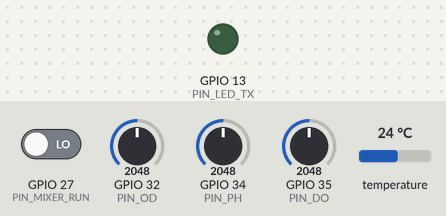
Bench run of a program on a simulated ESP32. On the bench: output pins drawn as LEDs (lit = HIGH). The inputs (shaded band) are chosen by the test bench; at power-on: GPIO 27 (PIN_MIXER_RUN) LOW, GPIO 32 (PIN_OD) = 2048, GPIO 34 (PIN_PH) = 2048, GPIO 35 (PIN_DO) = 2048, temperature 24 °C (analog values on the 0–4095 scale). WiFi joins after 1.5 s; servers stay silent unless stated; random numbers use the default seed unless the program sets one; no MQTT or app messages arrive unless stated; what the program prints to the serial monitor is not drawn.

Above: at 12.2 s.
12.3 s: GPIO 27 (PIN_MIXER_RUN) driven LOW
At 15.79 s:
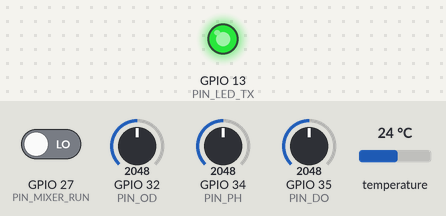
Timing chart, 0 to 27.3 s (numbered marks = the images above; inputs shaded):
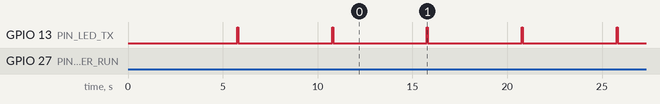

The program:

main.cpp
```cpp
/*
 * RunTimeZero — pond sensor node.
 *
 * Runs on a simulated ESP32 in Wokwi, but the firmware is real: it reads
 * analog probes, applies calibration, and publishes over MQTT exactly as a
 * deployed node would. Nothing here knows it is being simulated.
 *
 * WHY THIS MATTERS ARCHITECTURALLY
 * -------------------------------
 * The API receives pond data ONLY as MQTT messages from this node. It has no
 * path to the simulator's internal pond state. That makes the separation in
 * docs/DECISIONS.md #6 structural rather than a matter of discipline — the
 * reconciliation engine physically cannot see ground truth, because the only
 * thing that crosses the wire is a sensor reading.
 *
 * Sensor values come from potentiometers on the Wokwi canvas, so an evaluator
 * can turn a knob and watch the dashboard move. That is deliberate.
 */

#include <Arduino.h>
#include <WiFi.h>
#include <PubSubClient.h>
#include <OneWire.h>
#include <DallasTemperature.h>

// ----------------------------------------------------------------- config

// Wokwi's built-in open access point. No password, real internet.
static const char *WIFI_SSID = "Wokwi-GUEST";
static const char *WIFI_PASS = "";

// Public broker — fine for simulated pond data. Topic prefix is randomised per
// deployment so we do not collide with anyone else on the public broker.
static const char *MQTT_HOST = "broker.hivemq.com";
static const uint16_t MQTT_PORT = 1883;
static const char *TOPIC_PREFIX = "rtz/9f3a/pond";

// Identifies which pond this node is attached to. Must match a ponds.id row.
static const char *POND_ID = "pond-demo-001";

static const uint32_t PUBLISH_INTERVAL_MS = 5000;

// ADC pins. Real pH and DO probes output an analog voltage, so potentiometers
// stand in for them without changing how the firmware reads them.
static const uint8_t PIN_PH = 34;
static const uint8_t PIN_DO = 35;
static const uint8_t PIN_OD = 32;
static const uint8_t PIN_TEMP = 4;
static const uint8_t PIN_LED_TX = 13;

// Paddlewheel contactor feedback. A real installation takes this off an
// auxiliary contact or a current clamp; on the canvas it is a slide switch so
// an evaluator can stop the mixer and watch the alert appear.
//
// This is the only input here that is not a probe in the water, which is what
// makes it worth having: a stopped paddlewheel reads zero outright, where
// "dissolved oxygen is low" has half a dozen explanations.
static const uint8_t PIN_MIXER_RUN = 27;

// Pond area this node serves, m2, and the paddlewheel load per m2. Together
// they turn the contactor state into the kWh figure the API expects. 0.5 W/m2
// matches packages/physics and the expansion planner — one number, one place.
static const float POND_AREA_M2 = 1200.0f;
static const float PADDLEWHEEL_W_PER_M2 = 0.5f;

// ESP32 ADC is 12-bit over a 3.3 V reference.
static const float ADC_MAX = 4095.0f;
static const float V_REF = 3.3f;

// ------------------------------------------------------------ calibration

/*
 * Two-point calibration, the way a real probe is set up. These constants are
 * what turn a voltage into a number anyone would believe — and they are also
 * the first thing to suspect when a reading looks wrong.
 */
static const float PH_V_AT_PH4 = 0.40f;
static const float PH_V_AT_PH10 = 2.80f;

static const float DO_V_AT_ZERO = 0.10f;
static const float DO_MG_L_PER_VOLT = 6.25f;

// Optical density at 680 nm. Needs a fixed-path flow cell in the field:
// reading turbidity through open water gives a value that tracks the sun.
static const float OD_PER_VOLT = 0.90f;

WiFiClient net;
PubSubClient mqtt(net);
OneWire oneWire(PIN_TEMP);
DallasTemperature tempSensor(&oneWire);

static uint32_t lastPublish = 0;
static uint32_t seq = 0;

// ------------------------------------------------------------- helpers

static float readVolts(uint8_t pin) {
  return (analogRead(pin) / ADC_MAX) * V_REF;
}

static float voltsToPh(float v) {
  const float slope = (10.0f - 4.0f) / (PH_V_AT_PH10 - PH_V_AT_PH4);
  return 4.0f + (v - PH_V_AT_PH4) * slope;
}

static float voltsToDissolvedOxygen(float v) {
  const float mgL = (v - DO_V_AT_ZERO) * DO_MG_L_PER_VOLT;
  return mgL < 0.0f ? 0.0f : mgL;
}

static float voltsToOpticalDensity(float v) {
  return v * OD_PER_VOLT;
}

static void connectWifi() {
  WiFi.mode(WIFI_STA);
  WiFi.begin(WIFI_SSID, WIFI_PASS);
  Serial.print("wifi: connecting");
  while (WiFi.status() != WL_CONNECTED) {
    delay(200);
    Serial.print(".");
  }
  Serial.printf("\nwifi: up, ip=%s\n", WiFi.localIP().toString().c_str());
}

static void connectMqtt() {
  mqtt.setServer(MQTT_HOST, MQTT_PORT);
  while (!mqtt.connected()) {
    String clientId = String("rtz-") + POND_ID + "-" + String(random(0xffff), HEX);
    Serial.printf("mqtt: connecting as %s\n", clientId.c_str());
    if (mqtt.connect(clientId.c_str())) {
      Serial.println("mqtt: connected");
    } else {
      Serial.printf("mqtt: failed rc=%d, retrying\n", mqtt.state());
      delay(2000);
    }
  }
}

/*
 * Publishes one reading. The payload deliberately carries raw volts alongside
 * the derived value: if a calibration constant is wrong we can recompute
 * downstream instead of losing the observation.
 */
static void publishReading() {
  tempSensor.requestTemperatures();
  const float tempC = tempSensor.getTempCByIndex(0);

  // kWh accrued since the previous publish, from contactor state and load.
  const bool mixerRunning = digitalRead(PIN_MIXER_RUN) == HIGH;
  const float energyKwh =
      mixerRunning
          ? (PADDLEWHEEL_W_PER_M2 * POND_AREA_M2 / 1000.0f) *
                (PUBLISH_INTERVAL_MS / 3600000.0f)
          : 0.0f;

  const float vPh = readVolts(PIN_PH);
  const float vDo = readVolts(PIN_DO);
  const float vOd = readVolts(PIN_OD);

  char payload[384];
  snprintf(payload, sizeof(payload),
           "{\"pondId\":\"%s\",\"seq\":%lu,\"uptimeMs\":%lu,"
           "\"ph\":%.2f,\"dissolvedOxygenMgL\":%.2f,\"opticalDensity\":%.3f,"
           "\"temperatureC\":%.2f,\"energyKwh\":%.6f,\"mixerRunning\":%s,"
           "\"raw\":{\"vPh\":%.4f,\"vDo\":%.4f,\"vOd\":%.4f}}",
           POND_ID, (unsigned long)seq, (unsigned long)millis(),
           voltsToPh(vPh), voltsToDissolvedOxygen(vDo), voltsToOpticalDensity(vOd),
           tempC, energyKwh, mixerRunning ? "true" : "false", vPh, vDo, vOd);

  char topic[96];
  snprintf(topic, sizeof(topic), "%s/%s/telemetry", TOPIC_PREFIX, POND_ID);

  digitalWrite(PIN_LED_TX, HIGH);
  const bool ok = mqtt.publish(topic, payload);
  Serial.printf("tx[%lu] %s %s\n", (unsigned long)seq, ok ? "ok" : "FAIL", payload);
  delay(40);
  digitalWrite(PIN_LED_TX, LOW);

  seq++;
}

// ---------------------------------------------------------------- arduino

void setup() {
  Serial.begin(115200);
  pinMode(PIN_LED_TX, OUTPUT);
  // Pulled down, so an unwired or failed contactor reads "stopped" rather
  // than floating into a false "running".
  pinMode(PIN_MIXER_RUN, INPUT_PULLDOWN);
  digitalWrite(PIN_LED_TX, LOW);

  analogReadResolution(12);
  tempSensor.begin();

  connectWifi();
  connectMqtt();

  Serial.printf("node up: pond=%s topic=%s\n", POND_ID, TOPIC_PREFIX);
}

void loop() {
  if (!mqtt.connected()) {
    connectMqtt();
  }
  mqtt.loop();

  const uint32_t now = millis();
  if (now - lastPublish >= PUBLISH_INTERVAL_MS) {
    lastPublish = now;
    publishReading();
  }
}
```

Measured:
- by itself, GPIO 13 (PIN_LED_TX): alternates HIGH for 0.05 s and LOW for 4.9 s
